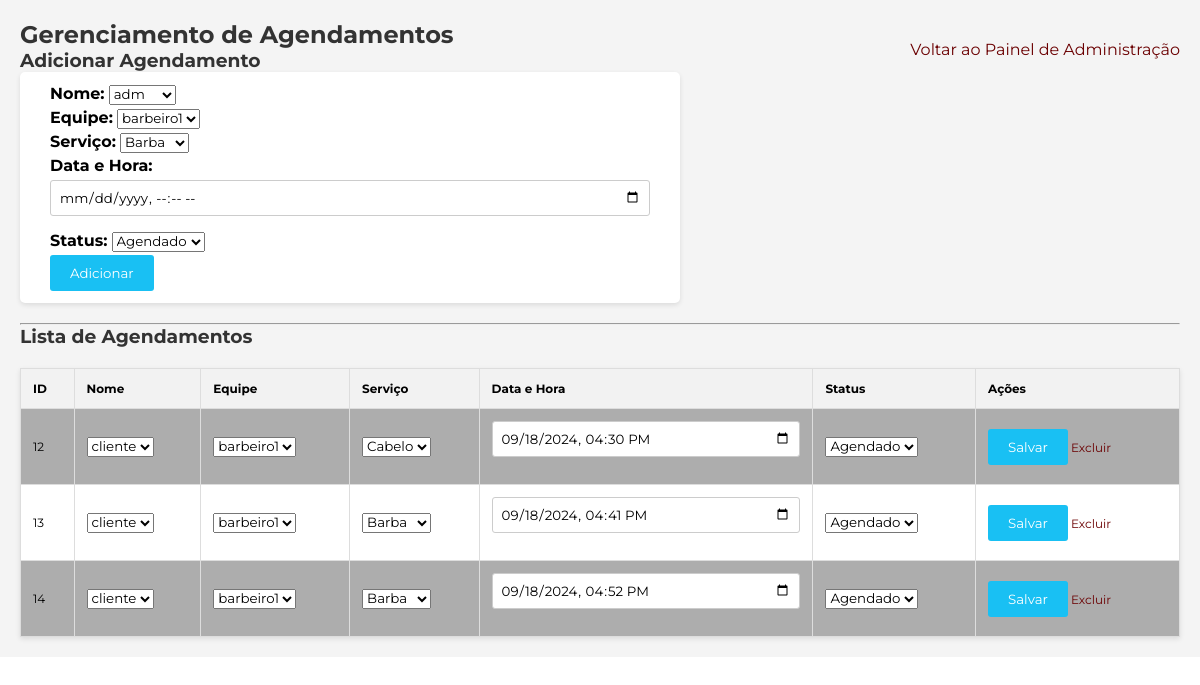
Before: /gerenciamentoagendamento (signed in) with the older database file.
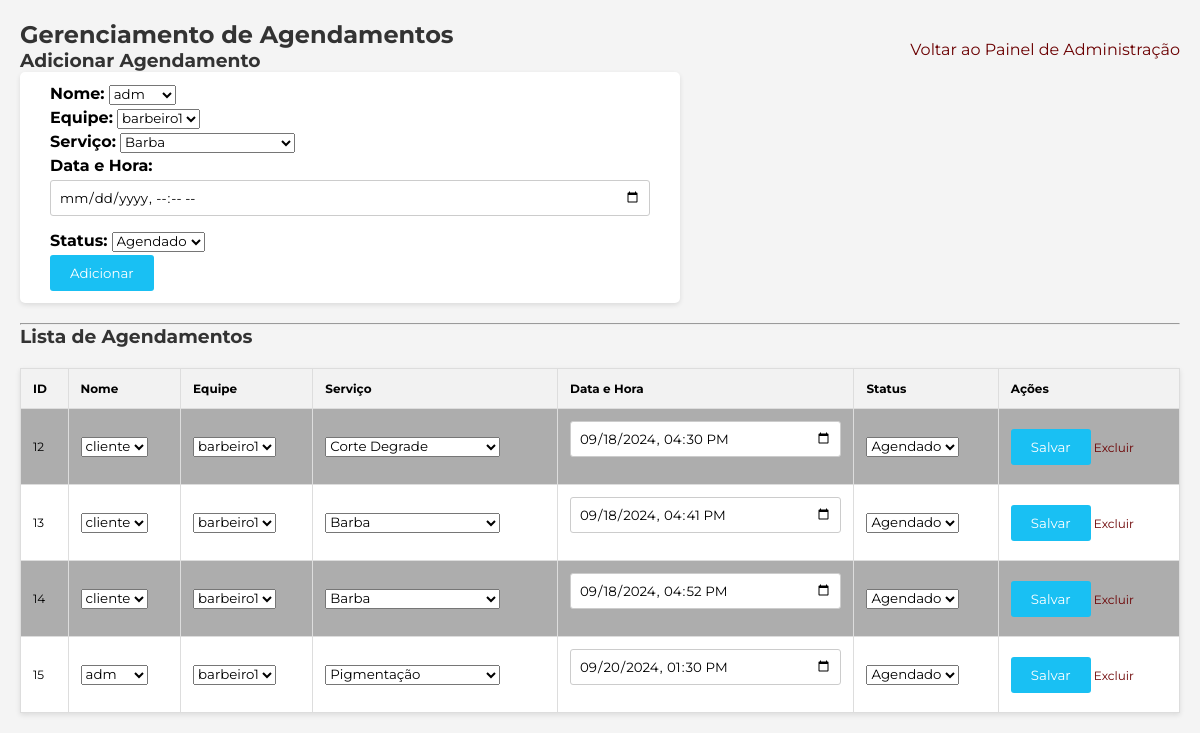
After: the same page with the newer database file.
### tables this page shows
CREATE TABLE Agendamentos (
            agendamento_id INTEGER PRIMARY KEY AUTOINCREMENT,
            user_id INTEGER,
            equipe_id INTEGER,
            servicos_id INTEGER,
            data_hora TEXT NOT NULL,
            status TEXT NOT NULL,
            FOREIGN KEY (user_id) REFERENCES Users(user_id),
            FOREIGN KEY (equipe_id) REFERENCES Equipe(equipe_id),
            FOREIGN KEY (servicos_id) REFERENCES Servicos(servicos_id)
        );

CREATE TABLE Users (
            user_id INTEGER PRIMARY KEY AUTOINCREMENT,
            nome TEXT NOT NULL,
            email TEXT NOT NULL UNIQUE,
            senha TEXT NOT NULL,
            telefone TEXT,
            role TEXT NOT NULL CHECK (role IN ('admin', 'cliente')),
            data_criacao TEXT DEFAULT (datetime('now')),
            ultimo_login TEXT
);

CREATE TABLE Equipe (
            equipe_id INTEGER PRIMARY KEY AUTOINCREMENT,
            nome TEXT NOT NULL,
            telefone TEXT,
            email TEXT UNIQUE,
            data_admissao TEXT DEFAULT (datetime('now')),
            ativo INTEGER DEFAULT 1,
            imagem BLOB  -- Nova coluna para armazenar o caminho da imagem
        );

CREATE TABLE Servicos (
            servicos_id INTEGER PRIMARY KEY AUTOINCREMENT,
            nome TEXT NOT NULL,
            descricao TEXT,
            preco REAL NOT NULL,
            duracao INTEGER  -- duração em minutos
        );

### app.py (the view, shortened to what this page needs)
@app.route('/gerenciamentoagendamento', methods=['GET', 'POST'])
def gerenciar_agendamentos():
    if 'user_id' not in session or session.get('role') != 'admin':
        flash('Acesso negado. Apenas administradores podem acessar essa página.')
        return redirect(url_for('login'))  # Redirecionar para a página de login ou outra página
    conn = get_db_connection()
    if request.args.get('excluir'):
        agendamento_id = request.args.get('excluir')
        print(f"Excluindo agendamento agendamento_id={agendamento_id}")  # Debug
        conn.execute('DELETE FROM Agendamentos WHERE agendamento_id = ?', (agendamento_id,))
        conn.commit()
        flash('Agendamento excluído com sucesso!')
    agendamentos = conn.execute('SELECT * FROM Agendamentos').fetchall()
    usuarios = conn.execute('SELECT user_id, nome FROM Users').fetchall()
    equipe = conn.execute('SELECT equipe_id, nome FROM Equipe').fetchall()
    servicos = conn.execute('SELECT servicos_id, nome FROM Servicos').fetchall()
    conn.close()
    return render_template('gerenciamento_agendamentos.html', agendamentos=agendamentos, usuarios=usuarios, equipe=equipe, servicos=servicos)

### app.py (called while the page is built)
def get_db_connection():
    conn = sqlite3.connect('barbearia.db')
    conn.row_factory = sqlite3.Row  # Permite acessar os resultados como dicionário
    return conn

### templates/gerenciamento_agendamentos.html (shortened to what this page needs)
<!DOCTYPE html>
<html lang="en">
<head>
    <link rel="stylesheet" type="text/css" href="{{ url_for('static', filename='css/style.css') }}">
</head>
<body class="gerenciamentobody">
        <a href="/indexadmin" class="logofixado logodireita logo"><p>Voltar ao Painel de Administração</p></a>
    <div class="gerenciamento">
    <h2>Gerenciamento de Agendamentos</h2>
    <h3>Adicionar Agendamento</h3>
    <form action="/gerenciamentoagendamento" method="POST">
        <label for="user_id">Nome:</label>
        <select id="user_id" name="user_id" required>
            {% for usuario in usuarios %}
                <option value="{{ usuario.user_id }}">{{ usuario.nome }}</option>
            {% endfor %}
        </select>
        <br>
        <label for="equipe_id">Equipe:</label>
        <select id="equipe_id" name="equipe_id" required>
            {% for membro in equipe %}
                <option value="{{ membro.equipe_id }}">{{ membro.nome }}</option>
            {% endfor %}
        </select>
        <br>
        <label for="servicos_id">Serviço:</label>
        <select id="servicos_id" name="servicos_id" required>
            {% for servico in servicos %}
                <option value="{{ servico.servicos_id }}">{{ servico.nome }}</option>
            {% endfor %}
        </select>
        <br>
        <label for="data_hora">Data e Hora:</label>
        <input type="datetime-local" id="data_hora" name="data_hora" required>
        <br>
        <label for="status">Status:</label>
        <select id="status" name="status" required>
            <option value="agendado">Agendado</option>
        </select>
        <br>
        <button type="submit">Adicionar</button>
    </form>
    <hr>
    <h3>Lista de Agendamentos</h3>
    <table border="1">
        <tr>
            <th>ID</th>
            <th>Nome</th>
            <th>Equipe</th>
            <th>Serviço</th>
            <th>Data e Hora</th>
            <th>Status</th>
            <th>Ações</th>
        </tr>
        {% for agendamento in agendamentos %}
        <tr>
            <form action="/gerenciamentoagendamento" method="POST">
                <td>{{ agendamento.agendamento_id }}</td>
                <td>
                    <select name="user_id" required>
                        {% for usuario in usuarios %}
                            <option value="{{ usuario.user_id }}" {% if usuario.user_id == agendamento.user_id %}selected{% endif %}>{{ usuario.nome }}</option>
                        {% endfor %}
                    </select>
                </td>
                <td>
                    <select name="equipe_id" required>
                        {% for membro in equipe %}
                            <option value="{{ membro.equipe_id }}" {% if membro.equipe_id == agendamento.equipe_id %}selected{% endif %}>{{ membro.nome }}</option>
                        {% endfor %}
                    </select>
                </td>
                <td>
                    <select name="servicos_id" required>
                        {% for servico in servicos %}
                            <option value="{{ servico.servicos_id }}" {% if servico.servicos_id == agendamento.servicos_id %}selected{% endif %}>{{ servico.nome }}</option>
                        {% endfor %}
                    </select>
                </td>
                <td>
                    <input type="datetime-local" name="data_hora" value="{{ agendamento.data_hora }}" required>
                </td>
                <td>
                    <select name="status" required>
                        <option value="agendado" {% if agendamento.status == 'agendado' %}selected{% endif %}>Agendado</option>
                    </select>
                </td>
                <td>
                    <button type="submit" name="editar">Salvar</button>
                    <a href="?excluir={{ agendamento.agendamento_id }}" onclick="return confirm('Tem certeza que deseja excluir este agendamento?');">Excluir</a>
                </td>
            </form>
        </tr>
        {% endfor %}
    </table>
</div>
</body>
</html>

### static/css/style.css (style rules this page uses)
:root { --cor-principal: #6b0002; --cor-secundaria: black; --cor-terciaria: #fafafa; --cor-quartenaria: #19c0f3; --animacaocor4: #3457f3; --animações1: #6b0002; --bordas: #fff; }
* { margin: 0; padding: 0; font-family: 'Montserrat', sans-serif; }
html { scroll-behavior: smooth; }
.logo { width: 60px; cursor: pointer; }
table { font-family: arial, sans-serif; border-collapse: collapse; width: 40vw; height: 9vw; }
td, th { border: 2px solid #dddddd; text-align: left; font-size: 1.5vh; padding: 12px; }
tr:nth-child(even) { background-color: #adadad; }
.logofixado { position: fixed !important; top: 20px; left: 20px; }
.logodireita { all: unset; position: fixed; right: 20px !important; top: 20px; cursor: pointer; }
.gerenciamento { font-family: Arial, sans-serif; margin: 0; padding: 20px; background-color: #f4f4f4; }
.gerenciamento h2, .gerenciamento h3 { color: #333; }
.gerenciamento form { background-color: #fff; padding: 12px 30px; border-radius: 5px; box-shadow: 0 2px 5px rgba(0, 0, 0, 0.1); margin-bottom: 20px; max-width: 600px; }
.gerenciamento label { font-weight: bold; margin-bottom: 5px; display: inline-block; }
.gerenciamento input, .gerenciamento textarea { width: 100%; padding: 8px; margin-bottom: 15px; border: 1px solid #ccc; border-radius: 3px; box-sizing: border-box; }
.gerenciamento button { background-color: var(--cor-quartenaria); color: white; padding: 10px 20px; border: none; border-radius: 3px; cursor: pointer; }
.gerenciamento table { width: 100%; border-collapse: collapse; margin-top: 20px; background-color: #fff; box-shadow: 0 2px 5px rgba(0, 0, 0, 0.1); }
.gerenciamento table, .gerenciamento th, .gerenciamento td { border: 1px solid #ddd; }
.gerenciamento th, .gerenciamento td { padding: 12px; text-align: left; }
.gerenciamento th { background-color: #f2f2f2; font-weight: bold; }
.gerenciamento a { color: var(--animações1); text-decoration: none; }
.gerenciamentobody a[href="/indexadmin"] { display: inline-block; margin-top: 20px; color: var(--cor-principal); }

Changed rows visible on the page:
changed through a linked row, Agendamentos id 12: servicos_id "Cabelo" → "Corte Degrade"
added Agendamentos: agendamento_id "15", user_id "adm", equipe_id "barbeiro1", servicos_id "Pigmentação", data_hora "09/20/2024 13:30", status "Agendado"
